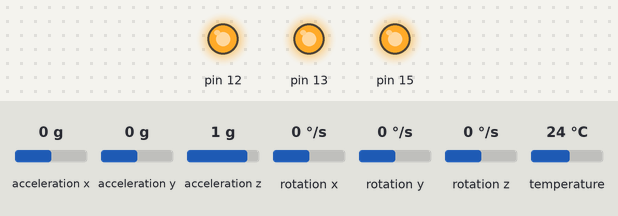
Recording of a sketch running on a simulated Arduino Uno, built with avr-gcc and run on an emulated ATmega328P. Shown: output pins drawn as LEDs (lit = HIGH). The test bench sets the inputs (shaded band); at power-on: acceleration z 1 g, acceleration x 0 g, acceleration y 0 g, rotation x 0 °/s, rotation y 0 °/s, rotation z 0 °/s, temperature 24 °C. What the sketch prints to the serial monitor is not drawn.

Above: at 1.8 s.
1.9 s: acceleration z set to 0 g
3.5 s: acceleration x set to -1.4 g
Timing chart, 0 to 6.5 s (numbered marks = the images above; inputs shaded):
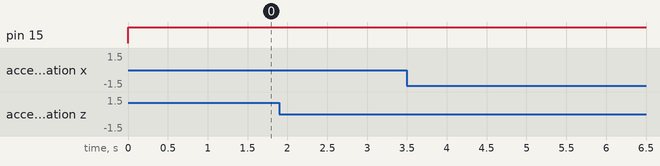

The sketch:

fourSensorIntegrated.ino
```cpp
#include <Wire.h>
#include <Adafruit_MPU6050.h>

const int MPU6050_ADDR_1 = 0x68;  // Default I2C address of MPU6050
Adafruit_MPU6050 gyro1;
Adafruit_MPU6050 gyro2;
Adafruit_MPU6050 gyro3;

float accAngleX, accAngleY, gyroAngleX, gyroAngleY, gyroAngleZ;
float roll, pitch, yaw;
float AccErrorX, AccErrorY, GyroErrorX, GyroErrorY, GyroErrorZ;
float elapsedTime, currentTime, previousTime;
String uploadPRY;

void setup() {
  Serial.begin(115200);
  Wire.begin();
  pinMode(15, OUTPUT);
  pinMode(13, OUTPUT);
  pinMode(12, OUTPUT);

  gyro1.begin();
  gyro2.begin();
  gyro3.begin();

  digitalWrite(15, HIGH);
  digitalWrite(13, HIGH);
  digitalWrite(12, HIGH);
}

void loop() {
  digitalWrite(15, LOW);
  getValues(gyro1, 1);
  digitalWrite(15, HIGH);
  delay(1000);

  digitalWrite(13, LOW);
  getValues(gyro2, 2);
  digitalWrite(13, HIGH);
  delay(1000);

  digitalWrite(12, LOW);
  getValues(gyro3, 3);
  digitalWrite(12, HIGH);
  delay(1000);
}

void getValues(Adafruit_MPU6050 &mpu, int n)
{
  Serial.print("Sensor number : ");
  Serial.println(n);
  sensors_event_t a, g, temp;
  mpu.getEvent(&a, &g, &temp);

  float ax = a.acceleration.x;
  float ay = a.acceleration.y;
  float az = a.acceleration.z;
  float rx = g.gyro.x;
  float ry = g.gyro.y;
  float rz = g.gyro.z;

  accToDisp(ax, ay, az, rx, ry, rz, n);
}

void accToDisp(float ax, float ay, float az , float rx, float ry, float rz, int n){
  accAngleX = (atan(ay / sqrt(pow(ax, 2) + pow(az, 2))) * 180 / PI); //- 0.58; // AccErrorX ~(0.58) See the calculate_IMU_error()custom function for more details
  accAngleY = (atan(-1 * ax / sqrt(pow(ay, 2) + pow(az, 2))) * 180 / PI); // + 1.58; // AccErrorY ~(-1.58)

  previousTime = currentTime;        // Previous time is stored before the actual time read
  currentTime = millis();            // Current time actual time read
  elapsedTime = (currentTime - previousTime) / 1000;
  yaw =  rz * elapsedTime;
  elapsedTime -= 0.25;

  // rx = rx + 0.56; // GyroErrorX ~(-0.56)
  // ry = ry - 2; // GyroErrorY ~(2)
  // rz = rz + 0.79; // GyroErrorZ ~ (-0.8)

  // Currently the raw values are in degrees per seconds, deg/s, so we need to multiply by sendonds (s) to get the angle in degrees
  gyroAngleX = rx * elapsedTime;
  gyroAngleY = ry * elapsedTime;

  // Complementary filter - combine acceleromter and gyro angle values
  roll = 0.96 * gyroAngleX + 0.04 * accAngleX;
  pitch = 0.96 * gyroAngleY + 0.04 * accAngleY;

  Serial.print("Pitch: ");
  Serial.println(pitch);
  Serial.print("Roll: ");
  Serial.println(roll);
  Serial.print("Yaw: ");
  Serial.println(yaw);

  if(n == 1)
  {
    makeString("Main", pitch, roll, yaw);
  }
  else if(n == 2)
  {
    makeString("Thumb", pitch, roll, yaw);
  }
  else if(n == 3)
  {
    makeString("Point", pitch, roll, yaw);
  }
  else
  {
    makeString("Middle", pitch, roll, yaw);
  }
}

void makeString(String sensor, float p, float r, float y)
{
  // Convert each float value to a string with two decimal places
  String pitchStr = String(p, 2);
  String rollStr = String(r, 2);
  String yawStr = String(y, 2);

  // Concatenate the strings with a delimiter (e.g., comma)
  uploadPRY = sensor + ":" + pitchStr + "," + rollStr + "," + yawStr;

  // Print the final string for debugging purposes
  Serial.print("Encoded String: ");
  Serial.println(uploadPRY);
}

void scanI2CDevices() {
  byte error, address;
  int nDevices = 0;

  Serial.println("Scanning I2C bus...");

  for (address = 1; address < 127; address++ ) {
    Wire.beginTransmission(address);
    error = Wire.endTransmission();

    if (error == 0) {
      Serial.print("I2C device found at address 0x");
      if (address < 16)
        Serial.print("0");
      Serial.print(address, HEX);
      Serial.println(" !");

      nDevices++;
    } else if (error == 4) {
      Serial.print("Unknown error at address 0x");
      if (address < 16)
        Serial.print("0");
      Serial.println(address, HEX);
    }
  }

  if (nDevices == 0)
    Serial.println("No I2C devices found\n");
  else
    Serial.println("I2C scan complete\n");
}
```
